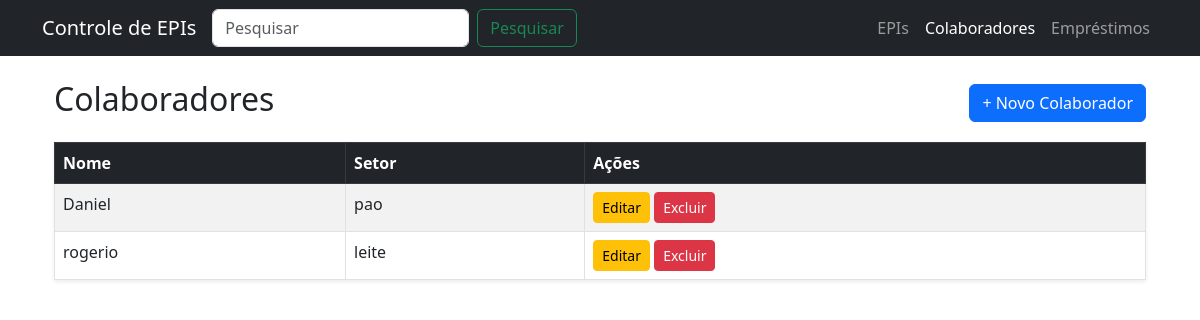
Page /colaboradores/ on the earlier database version.
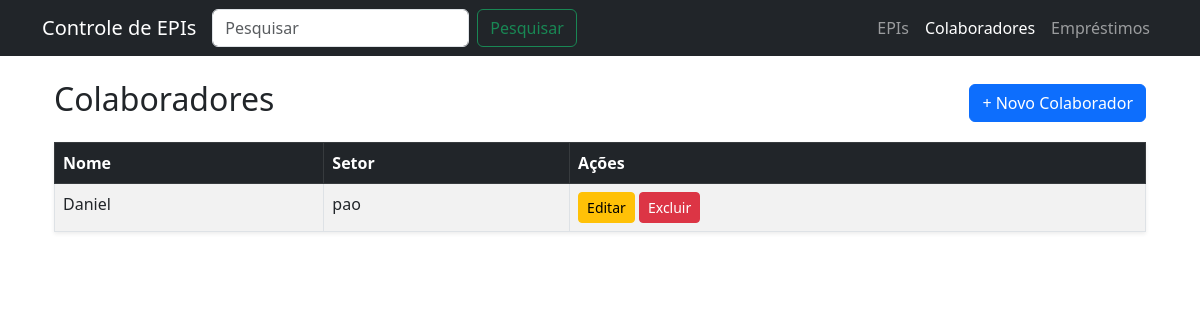
Same page on the later database version.
### app_cad_usuarios/models.py (models this page shows, shortened)
class Colaborador(models.Model):
    nome = models.CharField(max_length=100)
    setor = models.CharField(max_length=100)
    cargo = models.CharField(max_length=100, blank=True)

### app_cad_usuarios/views.py (the view)
# urls.py: path('colaboradores/', views.lista_colaboradores, name='lista_colaboradores'),
def lista_colaboradores(request):
    q = request.GET.get('q')
    if q:
        colaboradores = Colaborador.objects.filter(nome__icontains=q)
    else:
        colaboradores = Colaborador.objects.all()
    return render(request, 'colaboradores/lista.html', {'colaboradores': colaboradores})

### app_cad_usuarios/templates/colaboradores/lista.html (shortened to what this page needs)
{% extends 'base.html' %}
{% block content %}
<div class="container mt-4">
  <div class="d-flex justify-content-between align-items-center mb-3">
    <h2>Colaboradores</h2>
    <a href="{% url 'criar_colaborador' %}" class="btn btn-primary">+ Novo Colaborador</a>
  </div>
  {% if colaboradores %}
  <table class="table table-striped table-bordered shadow-sm">
    <thead class="table-dark">
      <tr>
        <th>Nome</th>
        <th>Setor</th>
        <th>Ações</th>
      </tr>
    </thead>
    <tbody>
      {% for colaborador in colaboradores %}
      <tr>
        <td>{{ colaborador.nome }}</td>
        <td>{{ colaborador.setor }}</td>
        <td>
          <a href="{% url 'editar_colaborador' colaborador.id %}" class="btn btn-sm btn-warning">Editar</a>
          <a href="{% url 'deletar_colaborador' colaborador.id %}" class="btn btn-sm btn-danger">Excluir</a>
        </td>
      </tr>
      {% endfor %}
    </tbody>
  </table>
  {% else %}
  <div class="alert alert-info text-center">
    Nenhum colaborador cadastrado ainda.
  </div>
  {% endif %}
</div>
{% endblock %}

Differences in the rows shown:
removed Colaborador: nome "rogerio", setor "leite"
